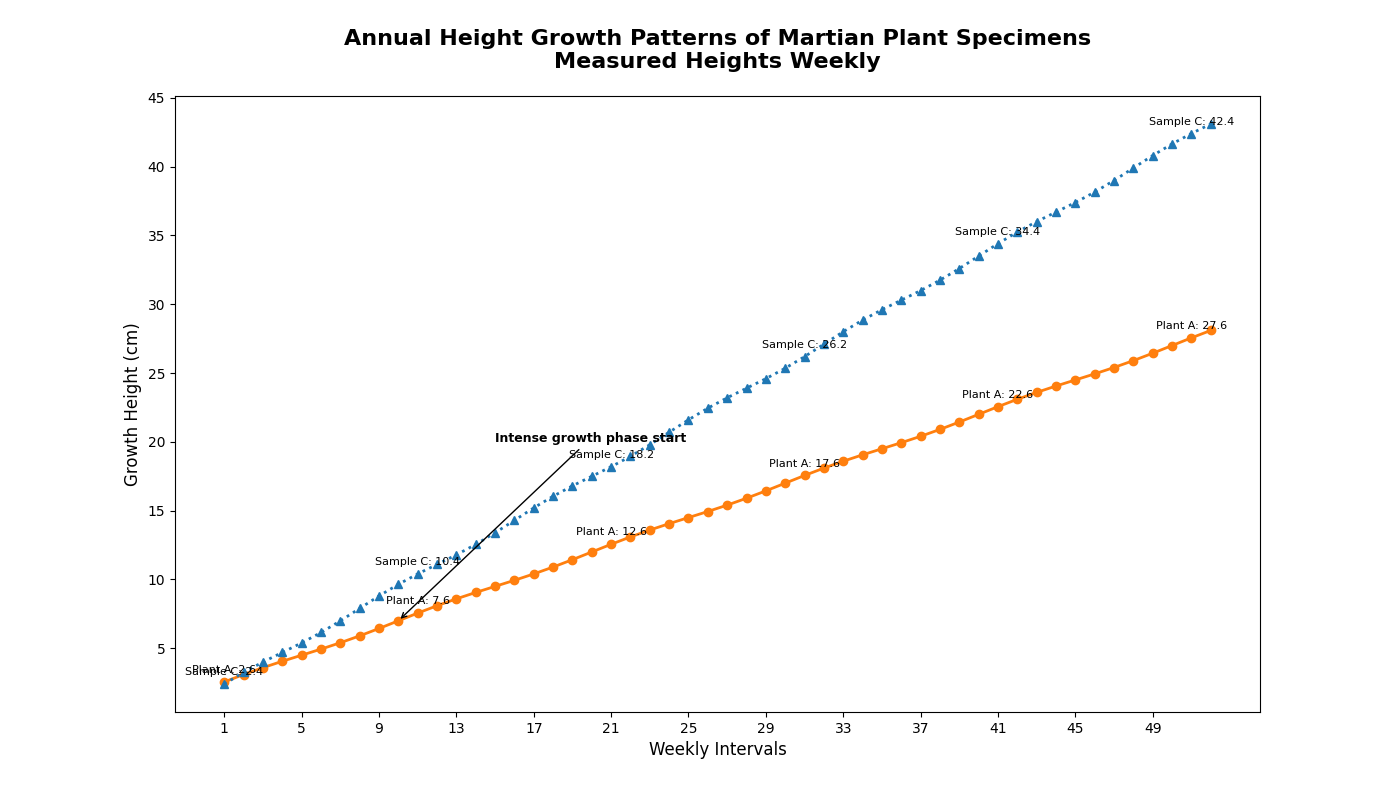

Reproduce this figure in Python.
import matplotlib.pyplot as plt
import numpy as np

weeks = np.arange(1, 53)

species_1_growth = 2 + 0.5 * weeks + 0.1 * np.sin(2 * np.pi * weeks / 10)
species_3_growth = 1.5 + 0.8 * weeks + 0.15 * np.sin(2 * np.pi * weeks / 8)

fig, ax = plt.subplots(figsize=(14, 8))

ax.plot(weeks, species_1_growth, marker='o', linestyle='-', color='#ff7f0e', linewidth=2)
ax.plot(weeks, species_3_growth, marker='^', linestyle=':', color='#1f77b4', linewidth=2)

ax.annotate('Intense growth phase start', xy=(10, species_1_growth[9]), xytext=(15, 20),
            arrowprops=dict(facecolor='black', arrowstyle='->'), fontsize=9, fontweight='bold')

for i, week in enumerate(weeks):
    if i % 10 == 0:
        ax.text(week, species_1_growth[i] + 0.5, f'Plant A: {species_1_growth[i]:.1f}', fontsize=8, ha='center', va='bottom')
        ax.text(week, species_3_growth[i] + 0.5, f'Sample C: {species_3_growth[i]:.1f}', fontsize=8, ha='center', va='bottom')

plt.title("Annual Height Growth Patterns of Martian Plant Specimens\nMeasured Heights Weekly", fontsize=16, fontweight='bold', pad=20)
ax.set_xlabel('Weekly Intervals', fontsize=12)
ax.set_ylabel('Growth Height (cm)', fontsize=12)
plt.xticks(weeks[::4])

plt.show()
